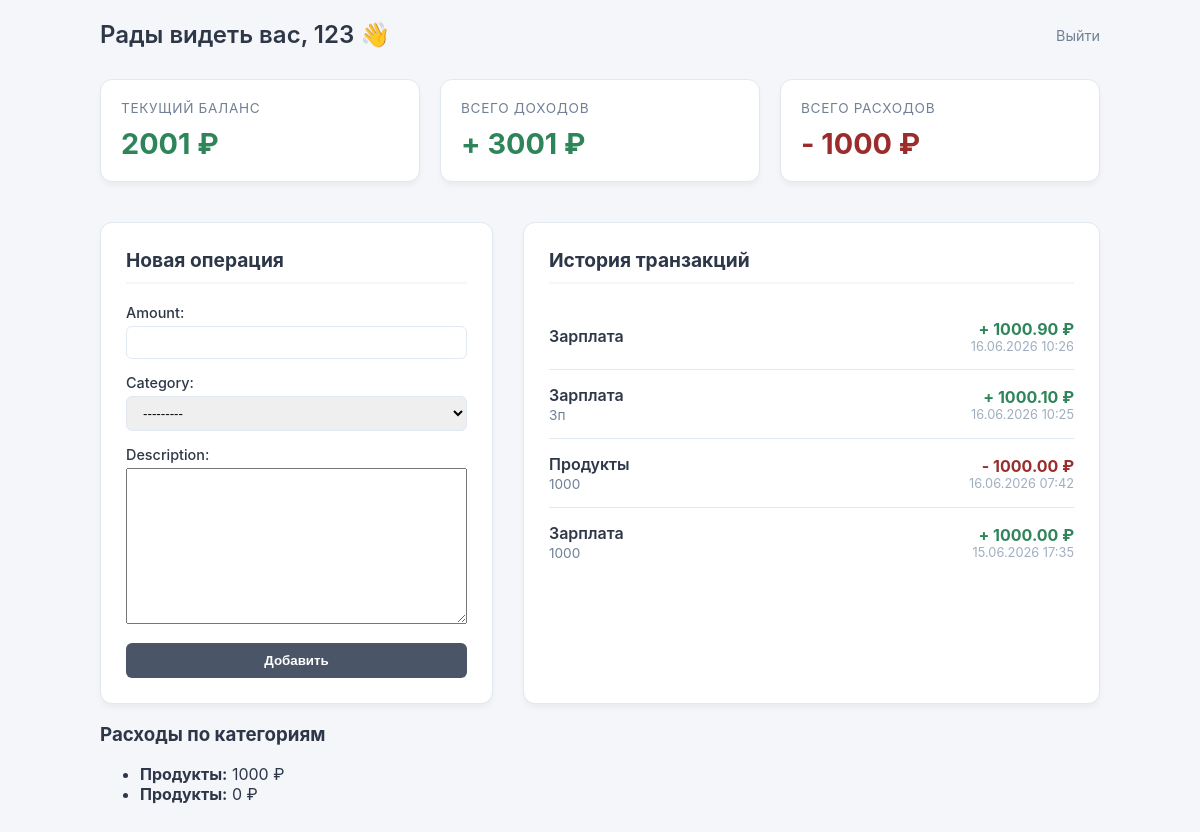
/wallet/ (signed in), run on the app's committed database.
### wallet/models.py (models this page shows, shortened)
class User(AbstractUser):  # 2 usages
    pass

class Transaction(models.Model):  # 6 usages
    objects = TransactionQuerySet.as_manager()
    user = models.ForeignKey(User, on_delete=models.SET_NULL, null=True, blank=True, related_name='transactions')
    category = models.ForeignKey(Category, on_delete=models.CASCADE, related_name='transactions')
    amount = models.DecimalField(max_digits=10, decimal_places=2)
    creation = models.DateTimeField(auto_now_add=True)
    description = models.TextField(blank=True, null=True)

class Category(models.Model):  # 7 usages
    objects = CategoryQuerySet.as_manager()
    class CategoryChoices(models.TextChoices):
        INCOME = "IN", "Доход"
        OUTCOME = "OUT", 'Расход'
    user = models.ForeignKey(User, on_delete=models.CASCADE, related_name='categories')
    name = models.CharField(max_length=100)
    type = models.CharField(max_length=3, choices=CategoryChoices.choices, default=CategoryChoices.INCOME)
    def __str__(self):
        return f"{self.name}:{self.get_type_display()}"

### wallet/views.py (the view)
# urls.py: path('', views.index, name = 'index'),
@login_required
def index(request):
    if request.method == 'POST':
        form = TransactionForm(request.POST, user=request.user)
        if form.is_valid():
            transaction = form.save(commit=False)
            transaction.user = request.user
            transaction.save()
            return redirect('wallet:index')
    else:
        form = TransactionForm(user = request.user)
    transactions = Transaction.objects.for_user(request.user).order_by('-creation')
    sum_of_income = Transaction.objects.for_user(request.user).income().get_total_amount()
    sum_of_outcome = Transaction.objects.for_user(request.user).outcome().get_total_amount()
    balance = sum_of_income - sum_of_outcome
    categories_stats = Category.objects.for_user(request.user).outcome().group_categories()
    context = {'transactions': transactions,
                'form': form,
               'income': sum_of_income,
               'outcome': sum_of_outcome,
               'balance': balance,
               'categories': categories_stats
               }
    return render(request, 'wallet/index.html', context)

### wallet/forms.py (shortened to what this page needs)
class TransactionForm(forms.ModelForm):
    class Meta:
        model = Transaction
        fields = ['amount', 'category', 'description']
    def __init__(self, *args, **kwargs):
        user = kwargs.pop('user', None)
        super().__init__(*args, **kwargs)
        if user:
            self.fields['category'].queryset = Category.objects.filter(user=user)

### wallet/models.py (called while the page is built)
    def for_user(self, user):
        return self.filter(user = user)

    def outcome(self):
        return self.filter(type = 'OUT')

    def group_categories(self):
        return self.annotate(total_spent = Coalesce(Sum('transactions__amount'), 0, output_field=DecimalField(max_digits=10, decimal_places=2)))

    def for_user(self, user):
        return self.filter(user = user)

    def income(self):
        return self.filter(category__type = 'IN')

    def outcome(self):
        return self.filter(category__type = 'OUT')

    def get_total_amount(self):
        return self.aggregate(total = Sum('amount'))['total'] or 0

### templates/wallet/index.html (shortened to what this page needs)
<!DOCTYPE html>
<html lang="ru">
<head>
</head>
<body>
<div class="container">
    {% if request.user.is_authenticated %}
        <header>
            <h2>Рады видеть вас, {{ request.user.username }} 👋</h2>
            <form action="{% url 'wallet:logout' %}" method="post" style="display: inline;">
    <button type="submit" style="background: none; border: none; color: #718096; cursor: pointer; font-family: inherit; font-size: 0.9rem; padding: 0;">
        Выйти
    </button>
</form>
        </header>
        <div class="dashboard">
            <div class="card">
                <div class="card-title">Текущий Баланс</div>
                <div class="card-value {% if balance >= 0 %}balance-positive{% else %}balance-negative{% endif %}">
                    {{ balance }} ₽
                </div>
            </div>
            <div class="card">
                <div class="card-title">Всего Доходов</div>
                <div class="card-value income-val">+ {{ income }} ₽</div>
            </div>
            <div class="card">
                <div class="card-title">Всего Расходов</div>
                <div class="card-value outcome-val">- {{ outcome }} ₽</div>
            </div>
        </div>
        <div class="main-content">
            <div class="block">
                <h3 class="block-title">Новая операция</h3>
                <form method="POST" action="">
                    {% for field in form %}
                        <div class="form-group">
                            {{ field.label_tag }}
                            {{ field }}
                        </div>
                    {% endfor %}
                    <button type="submit" class="btn-submit">Добавить</button>
                </form>
            </div>
            <div class="block">
                <h3 class="block-title">История транзакций</h3>
                <ul class="tx-list">
                    {% for tr in transactions %}
                        <li class="tx-item">
                            <div class="tx-info">
                                <div class="tx-cat">{{ tr.category.name }}</div>
                                <div class="tx-desc">{{ tr.description }}</div>
                            </div>
                            <div style="text-align: right;">
                                <div class="tx-amount {% if tr.category.type == 'IN' %}income-val{% else %}outcome-val{% endif %}">
                                    {% if tr.category.type == 'IN' %}+{% else %}-{% endif %} {{ tr.amount }} ₽
                                </div>
                                <div class="tx-date">{{ tr.creation|date:"d.m.Y H:i" }}</div>
                            </div>
                        </li>
                    {% empty %}
                        <li style="color: #a0aec0; text-align: center; padding: 20px;">История операций пока пуста.</li>
                    {% endfor %}
                </ul>
            </div>
        </div>
    <h3>Расходы по категориям</h3>
<ul>
    {% for cat in categories %}
        <li><strong>{{ cat.name }}:</strong> {{ cat.total_spent }} ₽</li>
    {% empty %}
        <li>Категорий пока нет</li>
    {% endfor %}
</ul>
    {% endif %}
</div>
</body>
</html>

### templates/wallet/index.html (style rules this page uses)
:root { --bg-color: #f4f6f9; --card-bg: #ffffff; --text-main: #2d3748; --primary: #4a5568; --success: #2f855a; --danger: #9b2c2c; --border: #e2e8f0; }
body { font-family: -apple-system, BlinkMacSystemFont, "Segoe UI", Roboto, sans-serif; background-color: var(--bg-color); color: var(--text-main); margin: 0; padding: 20px; }
.container { max-width: 1000px; margin: 0 auto; }
header { display: flex; justify-content: space-between; align-items: center; margin-bottom: 30px; }
h2 { margin: 0; font-weight: 600; }
.dashboard { display: grid; grid-template-columns: repeat(auto-fit, minmax(250px, 1fr)); gap: 20px; margin-bottom: 40px; }
.card { background: var(--card-bg); padding: 20px; border-radius: 12px; box-shadow: 0 4px 6px -1px rgba(0,0,0,0.05); border: 1px solid var(--border); }
.card-title { font-size: 0.85rem; text-transform: uppercase; letter-spacing: 0.05em; color: #718096; margin-bottom: 10px; }
.card-value { font-size: 1.8rem; font-weight: 700; }
.balance-positive { color: var(--success); }
.income-val { color: var(--success); }
.outcome-val { color: var(--danger); }
.main-content { display: grid; grid-template-columns: 1fr 2fr; gap: 30px; }
.block { background: var(--card-bg); padding: 25px; border-radius: 12px; border: 1px solid var(--border); box-shadow: 0 4px 6px -1px rgba(0,0,0,0.05); }
.block-title { margin-top: 0; margin-bottom: 20px; font-size: 1.2rem; border-bottom: 2px solid var(--bg-color); padding-bottom: 10px; }
.form-group { margin-bottom: 15px; }
.form-group label { display: block; margin-bottom: 5px; font-weight: 500; font-size: 0.9rem; }
.form-group input, .form-group select { width: 100%; padding: 8px 12px; border: 1px solid var(--border); border-radius: 6px; box-sizing: border-box; }
.btn-submit { background: var(--primary); color: white; border: none; padding: 10px 15px; border-radius: 6px; cursor: pointer; width: 100%; font-weight: 600; }
.tx-list { list-style: none; padding: 0; margin: 0; }
.tx-item { display: flex; justify-content: space-between; align-items: center; padding: 15px 0; border-bottom: 1px solid var(--border); }
.tx-item:last-child { border-bottom: none; }
.tx-info .tx-cat { font-weight: 600; }
.tx-info .tx-desc { font-size: 0.85rem; color: #718096; margin-top: 2px; }
.tx-date { font-size: 0.8rem; color: #a0aec0; }
.tx-amount { font-weight: 700; }

### data on the page
User: user.username "123"
Transaction: category.name "Зарплата", amount "1000.90", creation "16.06.2026 10:26"
Transaction: category.name "Зарплата", description "Зп", amount "1000.10", creation "16.06.2026 10:25"
Transaction: category.name "Продукты", description "1000", amount "1000.00", creation "16.06.2026 07:42"
Transaction: category.name "Зарплата", description "1000", amount "1000.00", creation "15.06.2026 17:35"
Category: name "Продукты", total_spent "1000"
Category: name "Продукты", total_spent "0"

### other printed values
{{ balance }} "2001"
{{ income }} "3001"
{{ outcome }} "1000"
{{ field.label_tag }} "Amount:" "Category:" "Description:"
